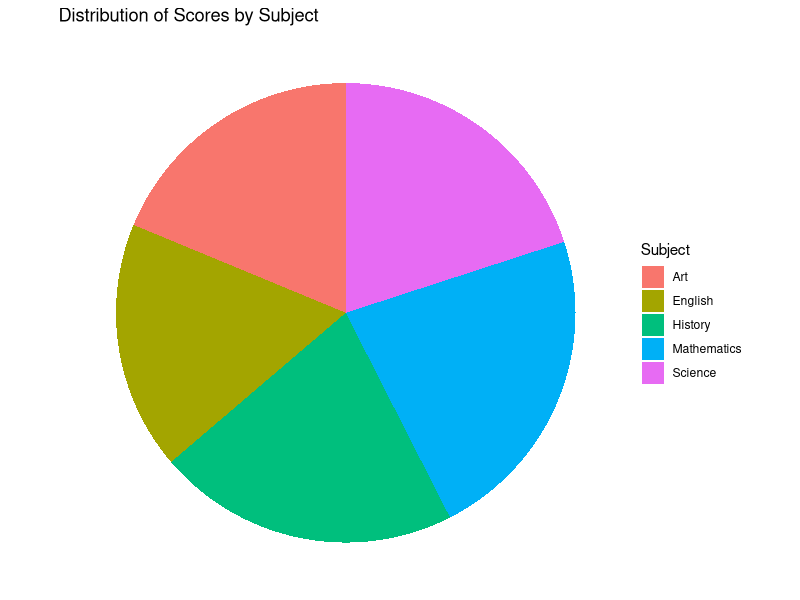

Source code (R):
# Load necessary library
library(ggplot2)

# Data for the pie chart (Subject distribution and their scores)
subjects <- c('Mathematics', 'Science', 'English', 'History', 'Art')
scores <- c(90, 80, 70, 85, 75)

# Combine the data into a data frame
data <- data.frame(
  Subject = subjects,
  Score = scores
)

# Create the pie chart using ggplot2
ggplot(data, aes(x = "", y = Score, fill = Subject)) +
  geom_bar(width = 1, stat = "identity") +  # Create bars with heights based on Score
  coord_polar(theta = "y") +                 # Convert bar chart to pie chart
  labs(title = 'Distribution of Scores by Subject') +  # Title of the pie chart
  theme_void()  # Remove axis labels and gridlines
